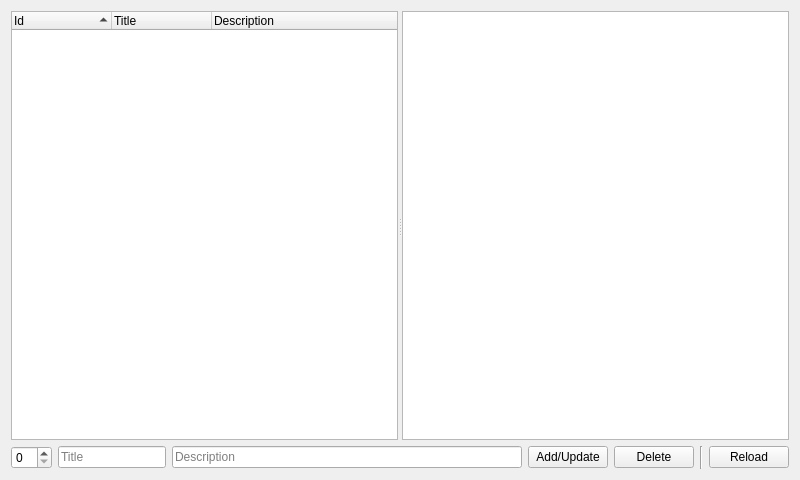
<?xml version="1.0" encoding="UTF-8"?>
<ui version="4.0">
 <class>MainWidget</class>
 <widget class="QWidget" name="MainWidget">
  <property name="geometry">
   <rect>
    <x>0</x>
    <y>0</y>
    <width>800</width>
    <height>480</height>
   </rect>
  </property>
  <property name="windowTitle">
   <string>MainWidget</string>
  </property>
  <layout class="QVBoxLayout" name="verticalLayout" stretch="1,0">
   <item>
    <widget class="QSplitter" name="splitter">
     <property name="orientation">
      <enum>Qt::Horizontal</enum>
     </property>
     <widget class="QTreeWidget" name="dataTreeWidget">
      <property name="editTriggers">
       <set>QAbstractItemView::NoEditTriggers</set>
      </property>
      <property name="alternatingRowColors">
       <bool>true</bool>
      </property>
      <property name="rootIsDecorated">
       <bool>false</bool>
      </property>
      <property name="itemsExpandable">
       <bool>false</bool>
      </property>
      <property name="sortingEnabled">
       <bool>true</bool>
      </property>
      <property name="animated">
       <bool>true</bool>
      </property>
      <property name="expandsOnDoubleClick">
       <bool>false</bool>
      </property>
      <property name="columnCount">
       <number>3</number>
      </property>
      <column>
       <property name="text">
        <string>Id</string>
       </property>
      </column>
      <column>
       <property name="text">
        <string>Title</string>
       </property>
      </column>
      <column>
       <property name="text">
        <string>Description</string>
       </property>
      </column>
     </widget>
     <widget class="QListWidget" name="reportListWidget"/>
    </widget>
   </item>
   <item>
    <layout class="QHBoxLayout" name="horizontalLayout" stretch="0,0,1,0,0,0,0">
     <item>
      <widget class="QSpinBox" name="idSpinBox"/>
     </item>
     <item>
      <widget class="QLineEdit" name="titleLineEdit">
       <property name="placeholderText">
        <string>Title</string>
       </property>
      </widget>
     </item>
     <item>
      <widget class="QLineEdit" name="detailsLineEdit">
       <property name="placeholderText">
        <string>Description</string>
       </property>
      </widget>
     </item>
     <item>
      <widget class="QPushButton" name="addButton">
       <property name="text">
        <string>Add/Update</string>
       </property>
      </widget>
     </item>
     <item>
      <widget class="QPushButton" name="deleteButton">
       <property name="text">
        <string>Delete</string>
       </property>
      </widget>
     </item>
     <item>
      <widget class="Line" name="line">
       <property name="orientation">
        <enum>Qt::Vertical</enum>
       </property>
      </widget>
     </item>
     <item>
      <widget class="QPushButton" name="reloadButton">
       <property name="text">
        <string>Reload</string>
       </property>
      </widget>
     </item>
    </layout>
   </item>
  </layout>
 </widget>
 <layoutdefault spacing="6" margin="11"/>
 <resources/>
 <connections/>
</ui>
